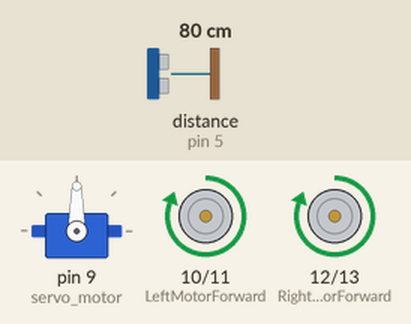
This sketch was run on a simulated Arduino Uno, built with avr-gcc and run on an emulated ATmega328P. Parts: servo, motor-driver pin pairs drawn as motors (green arrow = first pin HIGH = forward, orange = second pin HIGH = backward, longer = more drive). The test bench sets the inputs (shaded band); at power-on: distance to the obstacle (sensor on pin 5) 80 cm. The echo pulse lasts 58.3 µs per cm.

Above: at 1.6 s.
1.7 s: distance to the obstacle (sensor on pin 5) set to 40 cm
3.2 s: distance to the obstacle (sensor on pin 5) set to 33 cm
At 3.69 s:
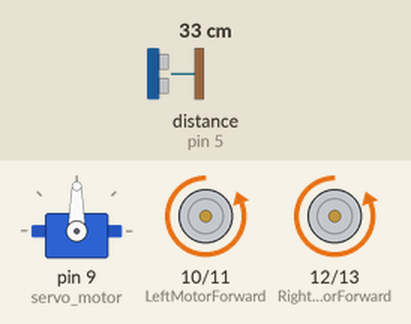
At 4.85 s:
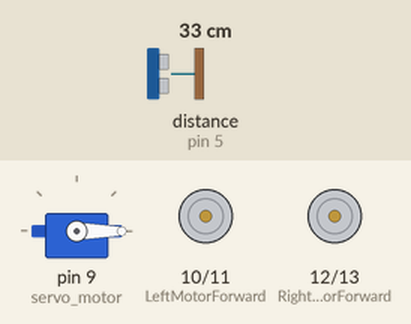
6.2 s: distance to the obstacle (sensor on pin 5) set to 35 cm
9.2 s: distance to the obstacle (sensor on pin 5) set to 60 cm
12.2 s: distance to the obstacle (sensor on pin 5) set to 2 cm
At 13.3 s:
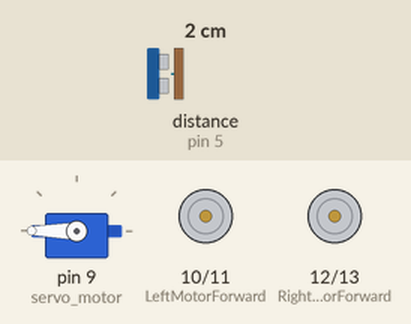
Timing chart, 0 to 16.2 s (numbered marks = the images above; inputs shaded):
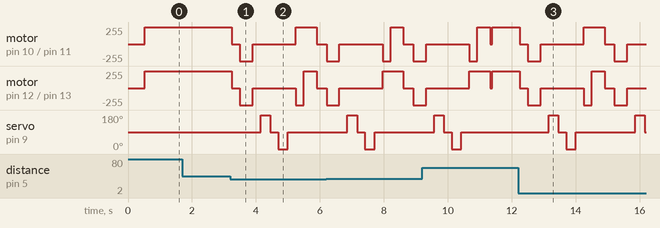

Measured:
- the behaviour switches between 36 and 35 cm on distance to the obstacle (sensor on pin 5) (found by bisection; images 0 and 1)
- after the input at 1.7 s, every drawn part: stays the same

The sketch:

proiectPMP.ino
```cpp
#include <Servo.h>
#include <NewPing.h>


 int LeftMotorForward = 10;
 int LeftMotorBackward = 11;
 int RightMotorForward = 12;
 int RightMotorBackward = 13;


#define trig_pin 4
#define echo_pin 5

#define maximum_distance 200
boolean goesForward = false;
int distance = 100;

NewPing sonar(trig_pin, echo_pin, maximum_distance);
Servo servo_motor;


void setup(){

  pinMode(RightMotorForward, OUTPUT);
  pinMode(LeftMotorForward, OUTPUT);
  pinMode(LeftMotorBackward, OUTPUT);
  pinMode(RightMotorBackward, OUTPUT);

  servo_motor.attach(9); //our servo pin
  servo_motor.write(90);
  delay(50);
  distance = sonar.ping_cm();
  delay(100);
 distance = sonar.ping_cm();
  delay(100);
 distance = sonar.ping_cm();
  delay(100);
 distance = sonar.ping_cm();
  delay(100);
}

void loop(){

  int distanceRight = 0;
  int distanceLeft = 0;
  delay(50);
  distance = sonar.ping_cm();
  if (distance <= 35){
    moveStop();
    delay(250);
    moveBackward();
    delay(400);
    moveStop();
    delay(250);
    distanceRight = lookRight();
    delay(250);
    distanceLeft = lookLeft();
    delay(250);

    if (distance >= distanceLeft){
      turnRight();
      delay(400);
      moveStop();
    }
    else{
      turnLeft();
      delay(400);
      moveStop();
    }
  }
  else{
    moveForward();
  }

    distance = sonar.ping_cm();

}

int lookRight(){
   servo_motor.write(180);
  delay(200);
  int d = sonar.ping_cm();
  delay(100);
  servo_motor.write(90);
  return d;
}

int lookLeft(){
  servo_motor.write(0);
  delay(200);
  int d =  sonar.ping_cm();
  delay(100);
  servo_motor.write(90);
  return d;
}

//int readPing(){
//  delay(70);
//  int cm = sonar.ping_cm();
//  if (cm==0){
//    cm=250;
//  }
//  return cm;
//}

void moveStop(){

  digitalWrite(RightMotorForward, LOW);
  digitalWrite(LeftMotorForward, LOW);
  digitalWrite(RightMotorBackward, LOW);
  digitalWrite(LeftMotorBackward, LOW);
}

void moveForward(){

  if(!goesForward){

    goesForward=true;

    digitalWrite(LeftMotorForward, HIGH);
    digitalWrite(RightMotorForward, HIGH);

    digitalWrite(LeftMotorBackward, LOW);
    digitalWrite(RightMotorBackward, LOW);
  }
}

void moveBackward(){

  goesForward=false;

  digitalWrite(LeftMotorBackward, HIGH);
  digitalWrite(RightMotorBackward, HIGH);

  digitalWrite(LeftMotorForward, LOW);
  digitalWrite(RightMotorForward, LOW);

}

void turnRight(){

  digitalWrite(LeftMotorForward, HIGH);
  digitalWrite(RightMotorBackward, HIGH);

  digitalWrite(LeftMotorBackward, LOW);
  digitalWrite(RightMotorForward, LOW);

  delay(250);

  // merge in fata
  digitalWrite(LeftMotorForward, HIGH);
  digitalWrite(RightMotorForward, HIGH);

  digitalWrite(LeftMotorBackward, LOW);
  digitalWrite(RightMotorBackward, LOW);


}

void turnLeft(){

  digitalWrite(LeftMotorBackward, HIGH);
  digitalWrite(RightMotorForward, HIGH);

  digitalWrite(LeftMotorForward, LOW);
  digitalWrite(RightMotorBackward, LOW);

  delay(250);

  digitalWrite(LeftMotorForward, HIGH);
  digitalWrite(RightMotorForward, HIGH);

  digitalWrite(LeftMotorBackward, LOW);
  digitalWrite(RightMotorBackward, LOW);
}
```
